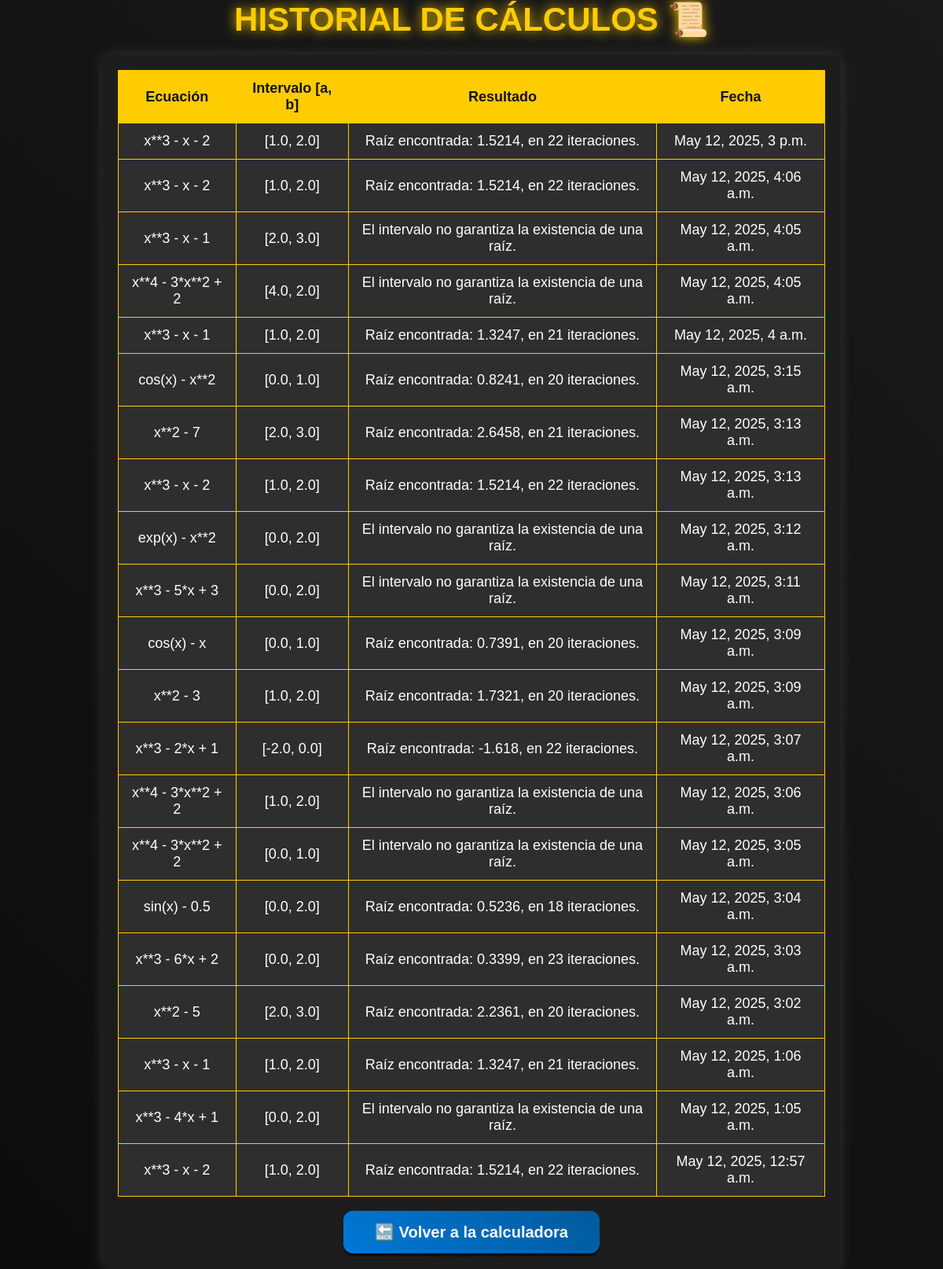
The page /historial/ on the database its author committed.
### biseccion/models.py (models this page shows, shortened)
class BiseccionHistorial(models.Model):
    ecuacion = models.CharField(max_length=255)
    a = models.FloatField()
    b = models.FloatField()
    resultado = models.CharField(max_length=255)
    fecha_creacion = models.DateTimeField(auto_now_add=True)

### biseccion/views.py (the view)
# urls.py: path('historial/', ver_historial, name='ver_historial'),
def ver_historial(request):
    historial = BiseccionHistorial.objects.order_by('-fecha_creacion')
    return render(request, "biseccion/historial.html", {"historial": historial})

### biseccion/templates/biseccion/historial.html (shortened to what this page needs)
<!DOCTYPE html>
<html lang="es">
<head>
</head>
<body>
    <div class="title">Historial de Cálculos 📜</div>
    <div class="container">
        <table>
            <tr>
                <th>Ecuación</th>
                <th>Intervalo [a, b]</th>
                <th>Resultado</th>
                <th>Fecha</th>
            </tr>
            {% for item in historial %}
                <tr>
                    <td>{{ item.ecuacion }}</td>
                    <td>[{{ item.a }}, {{ item.b }}]</td>
                    <td>{{ item.resultado }}</td>
                    <td>{{ item.fecha_creacion }}</td>
                </tr>
            {% endfor %}
        </table>
        <br>
        <a href="/biseccion/" class="button calculator">🔙 Volver a la calculadora</a>
    </div>
</body>
</html>

### biseccion/templates/biseccion/historial.html (style rules this page uses)
body { margin: 0; padding: 0; font-family: Arial, sans-serif; background: linear-gradient(45deg, #0d0d0d, #1a1a1a); color: #ffffff; display: flex; align-items: center; justify-content: center; flex-direction: column; min-height: 100vh; text-align: center; }
.container { max-width: 900px; padding: 20px; background-color: rgba(30, 30, 30, 0.9); border-radius: 12px; box-shadow: 0 0 15px #333; }
.title { font-size: 42px; font-weight: bold; color: #ffcc00; text-transform: uppercase; margin-bottom: 20px; text-shadow: 0 0 15px #ffcc00; }
table { width: 100%; border-collapse: collapse; background: rgba(50, 50, 50, 0.8); border-radius: 10px; box-shadow: 0 0 10px #222; }
th, td { padding: 12px; border: 1px solid #ffcc00; text-align: center; font-size: 18px; }
th { background-color: #ffcc00; color: #121212; }
.button { display: inline-block; padding: 15px 40px; font-size: 20px; font-weight: bold; text-decoration: none; color: white; border-radius: 12px; box-shadow: 0 4px rgba(0, 0, 0, 0.5); transition: transform 0.3s, box-shadow 0.3s; }
.calculator { background: linear-gradient(45deg, #0078D7, #005a9c); }

### rows shown on the page
BiseccionHistorial: ecuacion "x**3 - x - 2", a "1.0", b "2.0", resultado "Raíz encontrada: 1.5214, en 22 iteraciones.", fecha_creacion "May 12, 2025, 3 p.m."
BiseccionHistorial: ecuacion "x**3 - x - 2", a "1.0", b "2.0", resultado "Raíz encontrada: 1.5214, en 22 iteraciones.", fecha_creacion "May 12, 2025, 4:06 a.m."
BiseccionHistorial: ecuacion "x**3 - x - 1", a "2.0", b "3.0", resultado "El intervalo no garantiza la existencia de una raíz.", fecha_creacion "May 12, 2025, 4:05 a.m."
BiseccionHistorial: ecuacion "x**4 - 3*x**2 + 2", a "4.0", b "2.0", resultado "El intervalo no garantiza la existencia de una raíz.", fecha_creacion "May 12, 2025, 4:05 a.m."
BiseccionHistorial: ecuacion "x**3 - x - 1", a "1.0", b "2.0", resultado "Raíz encontrada: 1.3247, en 21 iteraciones.", fecha_creacion "May 12, 2025, 4 a.m."
BiseccionHistorial: ecuacion "cos(x) - x**2", a "0.0", b "1.0", resultado "Raíz encontrada: 0.8241, en 20 iteraciones.", fecha_creacion "May 12, 2025, 3:15 a.m."
BiseccionHistorial: ecuacion "x**2 - 7", a "2.0", b "3.0", resultado "Raíz encontrada: 2.6458, en 21 iteraciones.", fecha_creacion "May 12, 2025, 3:13 a.m."
BiseccionHistorial: ecuacion "x**3 - x - 2", a "1.0", b "2.0", resultado "Raíz encontrada: 1.5214, en 22 iteraciones.", fecha_creacion "May 12, 2025, 3:13 a.m."
BiseccionHistorial: ecuacion "exp(x) - x**2", a "0.0", b "2.0", resultado "El intervalo no garantiza la existencia de una raíz.", fecha_creacion "May 12, 2025, 3:12 a.m."
BiseccionHistorial: ecuacion "x**3 - 5*x + 3", a "0.0", b "2.0", resultado "El intervalo no garantiza la existencia de una raíz.", fecha_creacion "May 12, 2025, 3:11 a.m."
BiseccionHistorial: ecuacion "cos(x) - x", a "0.0", b "1.0", resultado "Raíz encontrada: 0.7391, en 20 iteraciones.", fecha_creacion "May 12, 2025, 3:09 a.m."
BiseccionHistorial: ecuacion "x**2 - 3", a "1.0", b "2.0", resultado "Raíz encontrada: 1.7321, en 20 iteraciones.", fecha_creacion "May 12, 2025, 3:09 a.m."
BiseccionHistorial: ecuacion "x**3 - 2*x + 1", a "-2.0", b "0.0", resultado "Raíz encontrada: -1.618, en 22 iteraciones.", fecha_creacion "May 12, 2025, 3:07 a.m."
BiseccionHistorial: ecuacion "x**4 - 3*x**2 + 2", a "1.0", b "2.0", resultado "El intervalo no garantiza la existencia de una raíz.", fecha_creacion "May 12, 2025, 3:06 a.m."
BiseccionHistorial: ecuacion "x**4 - 3*x**2 + 2", a "0.0", b "1.0", resultado "El intervalo no garantiza la existencia de una raíz.", fecha_creacion "May 12, 2025, 3:05 a.m."
BiseccionHistorial: ecuacion "sin(x) - 0.5", a "0.0", b "2.0", resultado "Raíz encontrada: 0.5236, en 18 iteraciones.", fecha_creacion "May 12, 2025, 3:04 a.m."
BiseccionHistorial: ecuacion "x**3 - 6*x + 2", a "0.0", b "2.0", resultado "Raíz encontrada: 0.3399, en 23 iteraciones.", fecha_creacion "May 12, 2025, 3:03 a.m."
BiseccionHistorial: ecuacion "x**2 - 5", a "2.0", b "3.0", resultado "Raíz encontrada: 2.2361, en 20 iteraciones.", fecha_creacion "May 12, 2025, 3:02 a.m."
BiseccionHistorial: ecuacion "x**3 - x - 1", a "1.0", b "2.0", resultado "Raíz encontrada: 1.3247, en 21 iteraciones.", fecha_creacion "May 12, 2025, 1:06 a.m."
BiseccionHistorial: ecuacion "x**3 - 4*x + 1", a "0.0", b "2.0", resultado "El intervalo no garantiza la existencia de una raíz.", fecha_creacion "May 12, 2025, 1:05 a.m."
BiseccionHistorial: ecuacion "x**3 - x - 2", a "1.0", b "2.0", resultado "Raíz encontrada: 1.5214, en 22 iteraciones.", fecha_creacion "May 12, 2025, 12:57 a.m."
